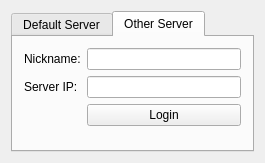
<?xml version="1.0" encoding="UTF-8"?>
<ui version="4.0">
 <class>Login</class>
 <widget class="QWidget" name="Login">
  <property name="geometry">
   <rect>
    <x>0</x>
    <y>0</y>
    <width>265</width>
    <height>163</height>
   </rect>
  </property>
  <property name="windowTitle">
   <string>Login</string>
  </property>
  <layout class="QHBoxLayout" name="horizontalLayout">
   <item>
    <widget class="QTabWidget" name="tabWidget">
     <property name="currentIndex">
      <number>1</number>
     </property>
     <widget class="QWidget" name="tab">
      <attribute name="title">
       <string>Default Server</string>
      </attribute>
      <layout class="QFormLayout" name="formLayout">
       <item row="1" column="0">
        <widget class="QLabel" name="label">
         <property name="text">
          <string>Nickname:</string>
         </property>
        </widget>
       </item>
       <item row="1" column="1">
        <widget class="QLineEdit" name="txtNickname1"/>
       </item>
       <item row="3" column="1">
        <widget class="QPushButton" name="btnLogin1">
         <property name="text">
          <string>Login</string>
         </property>
        </widget>
       </item>
      </layout>
     </widget>
     <widget class="QWidget" name="tab_2">
      <attribute name="title">
       <string>Other Server</string>
      </attribute>
      <layout class="QFormLayout" name="formLayout_2">
       <item row="0" column="0">
        <widget class="QLabel" name="label_2">
         <property name="text">
          <string>Nickname:</string>
         </property>
        </widget>
       </item>
       <item row="0" column="1">
        <widget class="QLineEdit" name="txtNickname2"/>
       </item>
       <item row="1" column="0">
        <widget class="QLabel" name="label_3">
         <property name="text">
          <string>Server IP:</string>
         </property>
        </widget>
       </item>
       <item row="1" column="1">
        <widget class="QLineEdit" name="txtIP"/>
       </item>
       <item row="2" column="1">
        <widget class="QPushButton" name="btnLogin2">
         <property name="text">
          <string>Login</string>
         </property>
        </widget>
       </item>
      </layout>
     </widget>
    </widget>
   </item>
  </layout>
 </widget>
 <layoutdefault spacing="6" margin="11"/>
 <tabstops>
  <tabstop>txtNickname1</tabstop>
  <tabstop>btnLogin1</tabstop>
  <tabstop>txtNickname2</tabstop>
  <tabstop>txtIP</tabstop>
  <tabstop>btnLogin2</tabstop>
  <tabstop>tabWidget</tabstop>
 </tabstops>
 <resources/>
 <connections/>
</ui>
